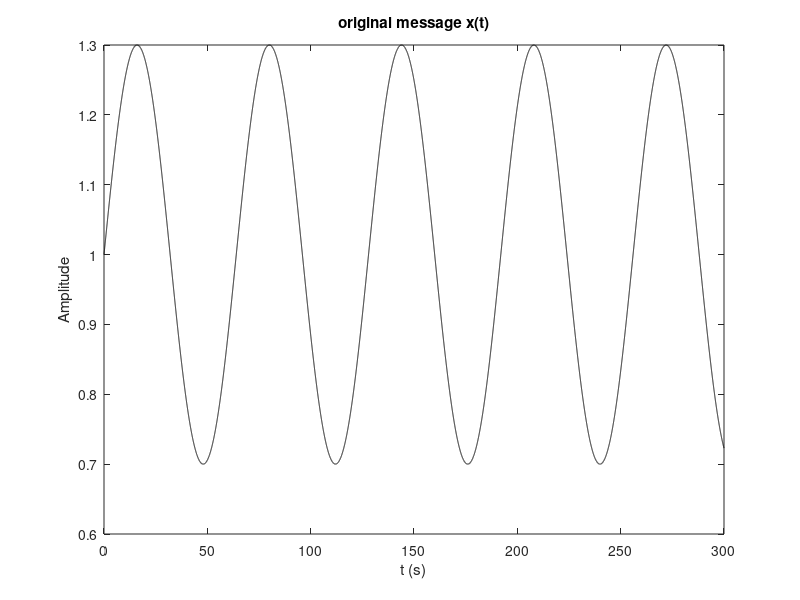
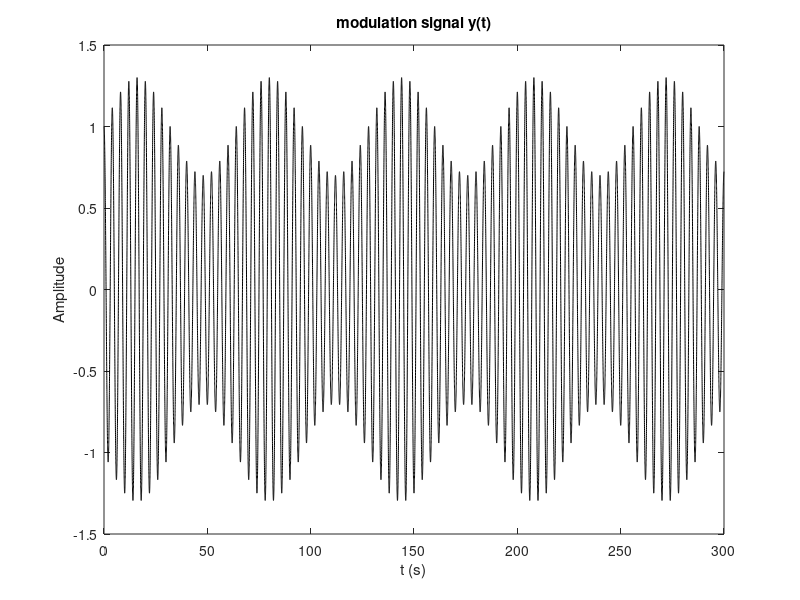
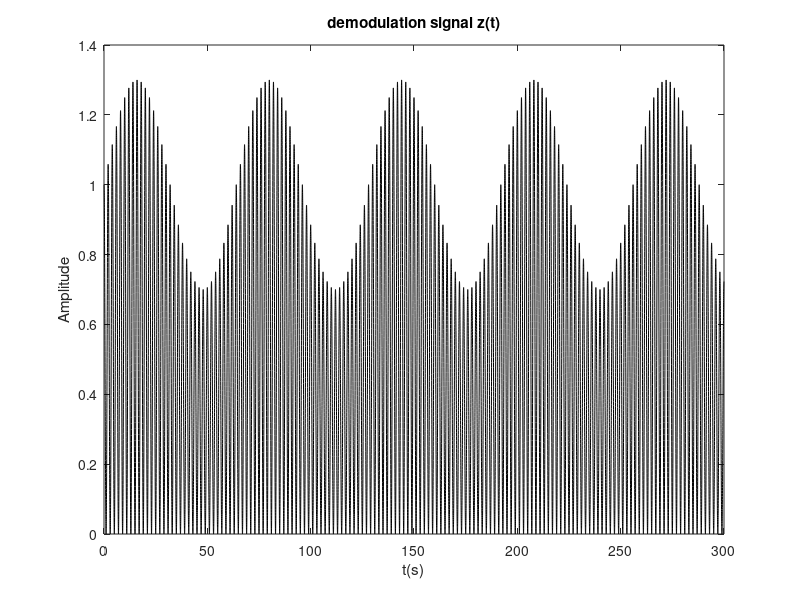
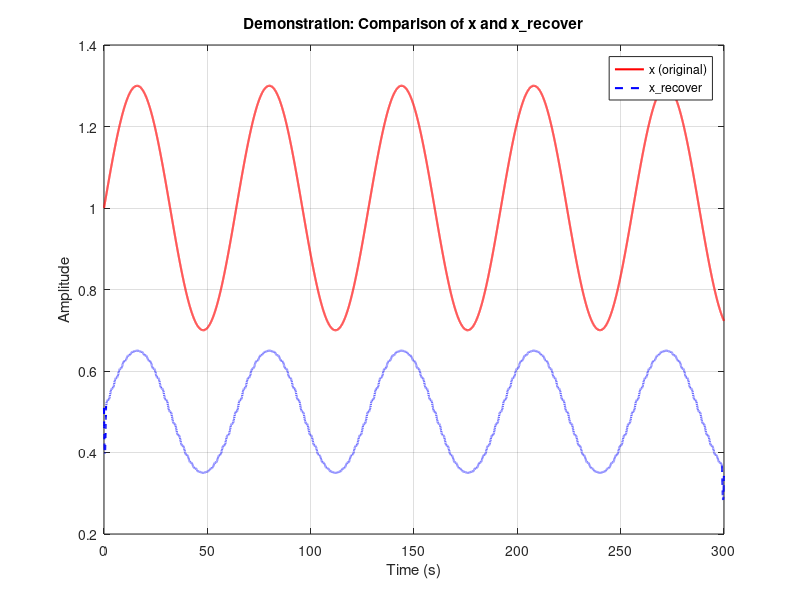

These figures' MATLAB source, in order:
clear; close all; clc;

%% Part 1: Demonstration (Analog Modulation)
% parameter setting
fs = 100;        % sample frequency
fm = 1/64;
fc = 1/4;
a = 0.3;
T = 300;
t = 0:1/fs:T-1/fs;

% signal
x = 1 + a*sin(2*pi*fm*t);   
figure;
plot(t,x,'k');
title('original message x(t)');
xlabel('t (s)'); ylabel('Amplitude');

% modulation
y_demo = x .* cos(2*pi*fc*t);
figure;
plot(t,y_demo,'k');
title('modulation signal y(t)');
xlabel('t (s)'); ylabel('Amplitude');

% demodulation
z_demo = y_demo .* cos(2*pi*fc*t);
figure;
plot(t,z_demo,'k');
title('demodulation signal z(t)');
xlabel('t(s)'); ylabel('Amplitude');

% 進行濾波
L = round(fs / (2 * fc)); % 理想 window size
x_recover = movmean(z_demo, L, 'Endpoints', 'shrink');

% demonstration 繪圖比較
figure;
plot(t, x, 'r', 'LineWidth', 1.5);      
hold on;
plot(t, x_recover, 'b--', 'LineWidth', 1.5); 
hold off;
xlabel('Time (s)'); ylabel('Amplitude');
title('Demonstration: Comparison of x and x\_recover');
legend('x (original)', 'x\_recover', 'Location', 'best');
grid on;



%% Part 2: Homework (Complex Modulation)

% 1. 生成 I-branch 與 Q-branch 訊號
I = rectpuls(t - 150, 100); 
Q = tripuls(t - 150, 100);

figure;
subplot(2,1,1); plot(t,I,"k"); title('Original I-branch (Rectangular)'); ylim([-0.2 1.2]);
subplot(2,1,2); plot(t,Q,"k"); title('Original Q-branch (Triangular)'); ylim([-0.2 1.2]);

% 2. 實數運算調變 (Real Operations)
I_p = sqrt(2) .* cos(2*pi*fc*t) .* I;
Q_p = -sqrt(2) .* sin(2*pi*fc*t) .* Q;
x_real = I_p + Q_p;

figure;
plot(t,x_real,"k");
title('Transmitted Signal: x_{real}(t)');
xlabel('t (s)'); ylabel('Amplitude');

% 3. 複數運算調變
x_b = I + 1i.*Q;
x_com = real(x_b .* (sqrt(2) .* exp(1i*2*pi*fc*t)));

% 計算誤差
error_signal = abs(x_real - x_com);
fprintf('The maximum error between real and complex operation is: %e\n', max(error_signal));

% 4. 接收與解調 (Demodulation)
y = x_real; % Assume no channel effect

y1 = y .* (sqrt(2) .* cos(2*pi*fc*t));
y2 = y .* (-sqrt(2) .* sin(2*pi*fc*t));

figure;
subplot(2,1,1); plot(t,y1,"k"); title('Mixed Signal y_1(t)');
subplot(2,1,2); plot(t,y2,"k"); title('Mixed Signal y_2(t)');

% 通過低通濾波器 (LPF)
z1 = movmean(y1, L, 'Endpoints', 'shrink');
z2 = movmean(y2, L, 'Endpoints', 'shrink');

% 5. 解調結果比較繪圖
figure;
subplot(2,1,1);
plot(t, I, 'r', 'LineWidth', 1.5); hold on;
plot(t, z1, 'b--', 'LineWidth', 1.5); hold off;
title('I-branch Recovery'); legend('Original I', 'Recovered z_1'); ylim([-0.2 1.2]); grid on;

subplot(2,1,2);
plot(t, Q, 'r', 'LineWidth', 1.5); hold on;
plot(t, z2, 'b--', 'LineWidth', 1.5); hold off;
title('Q-branch Recovery'); legend('Original Q', 'Recovered z_2'); ylim([-0.2 1.2]); grid on;
